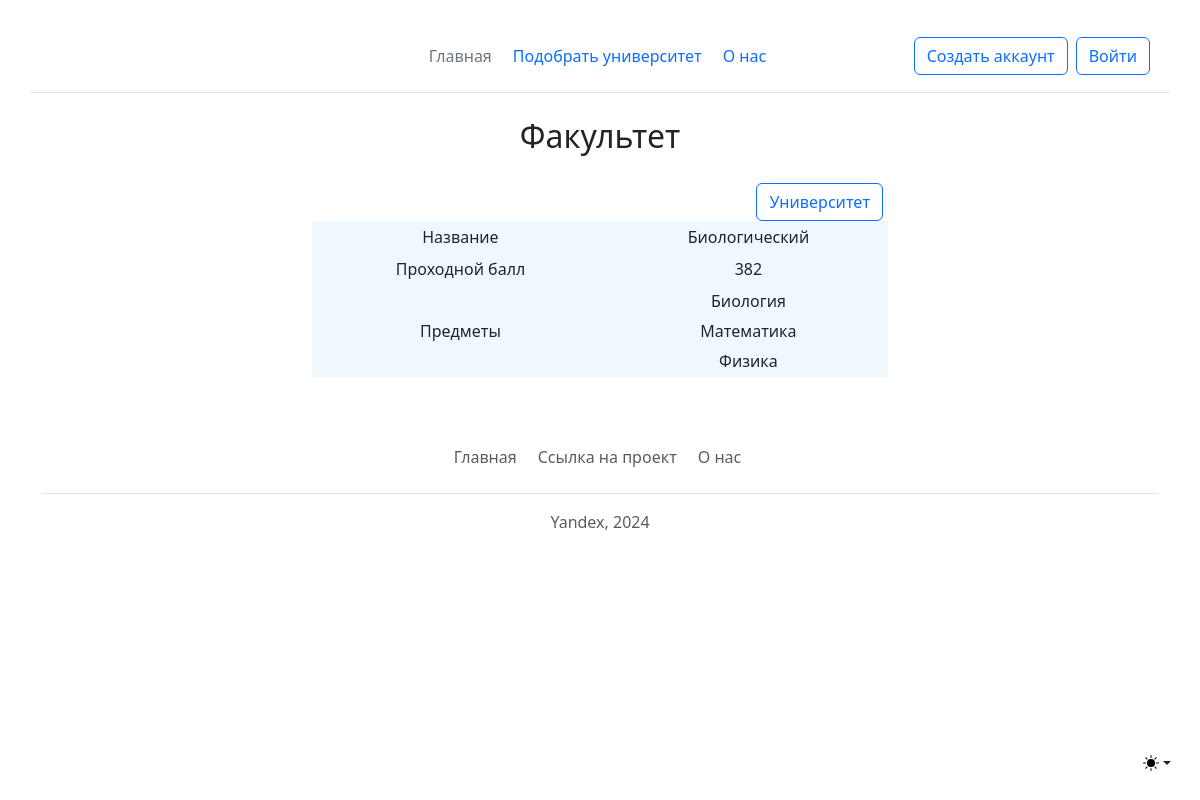
Page /view_faculty/5 on the committed database.
### data/faculties.py (models this page shows)
class Faculties(SqlAlchemyBase, SerializerMixin):
    __tablename__ = 'faculties'
    id = sa.Column(sa.Integer,
                           primary_key=True, autoincrement=True)
    name = sa.Column(sa.String, nullable=False)
    university_id = sa.Column(sa.String, sa.ForeignKey('universities.id'), nullable=False)
    score = sa.Column(sa.Integer, nullable=True)
    deleted = sa.Column(sa.Boolean, default=False, nullable=False)
    fclasses = relationship(Classes, secondary='faculties_classes')

### data/classes.py (models this page shows)
class Classes(SqlAlchemyBase, SerializerMixin):
    __tablename__ = 'classes'
    id = sqlalchemy.Column(sqlalchemy.Integer,
                           primary_key=True, autoincrement=True)
    name = sqlalchemy.Column(sqlalchemy.String, nullable=False)

### main.py (the view)
@app.route('/view_faculty/<int:id>')
def faculties(id):
    faculty = db_sess.query(Faculties).filter(Faculties.id == id).first()
    return render_template('view_faculty.html', title='Факультет', faculty=faculty)

### templates/view_faculty.html (shortened to what this page needs)
{% extends 'base.html' %}
{% block content %}
    <div class="dropdown position-fixed bottom-0 end-0 mb-3 me-3 bd-mode-toggle">
      <button class="btn btn-bd-primary py-2 dropdown-toggle d-flex align-items-center" id="bd-theme" type="button" aria-expanded="false" data-bs-toggle="dropdown" aria-label="Toggle theme (light)">
        <svg class="bi my-1 theme-icon-active" width="1em" height="1em"><use href="#sun-fill"></use></svg>
      </button>
    </div>
<main class="container form-signin w-50 m-auto">
    <h2 align="center">Факультет</h2>
    <a class="btn btn-outline-primary" href="/view_university/{{faculty.university_id}}">Университет</a>
        <table class="tbl">
          <tr>
              <td>Название</td>
              <td>{{ faculty.name }}</td>
          </tr>
          <tr>
              <td>Проходной балл</td>
              <td>{{ faculty.score }}</td>
          </tr>
          <tr>
              <td>Предметы</td>
              <td>{% for fclass in faculty.fclasses %}{{ fclass.name }}<br>{% endfor %}</td>
          </tr>
      </table>
</main>
{% endblock %}

### static/css/style.css (style rules this page uses)
.tbl { width: 100%; text-align: center; background-color: aliceblue; line-height: 30px; }
a { display: inline-block; float: right; margin-right: 5px; margin-top: 1.25em; }

### rows in the picture
Faculties: name "Биологический", score "382"
Classes: name "Биология"
Classes: name "Математика"
Classes: name "Физика"
